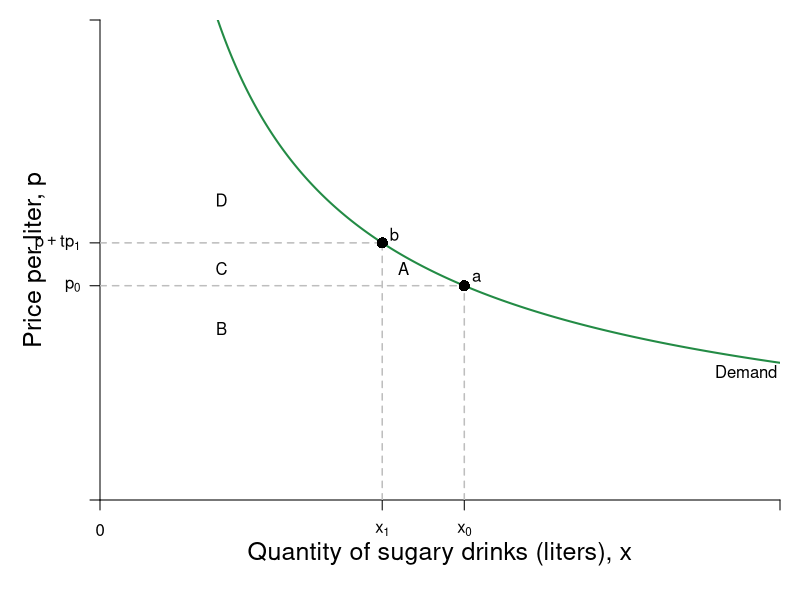

The R script that drew this image:
pdf(file = "indmarketdemand/sugar_bev_demand.pdf", width = 9, height = 7)

#Set parameters for graphics
axislabelsize <- 1.5
labelsize <- 1.2
graphlinewidth <- 2
segmentlinewidth <- 1.5

COL <- c("#7fc97f", "#beaed4", "#fdc086", "#ffff99", "#386cb0", "#f0027f", "#bf5b17", "#666666")
COLA <- c("#e0f3db", "#99d8c9","#66c2a4","#41ae76", "#238b45", "#005824")
COLB <- c("#c6dbef", "#4eb3d3", "#2b8cbe", "#0868ac","#084081")
COLC <- c("#fcfbfd", "#efedf5", "#dadaeb", "#bcbddc", "#9e9ac8", "#807dba", "#6a51a3", "#54278f", "#3f007d")

par(mar =  c(5, 5, 1, 1))

indiffA <- function(x, alpha = 0.5, uA = 5) {
  (uA / x^alpha)^(1/(1 - alpha))
}

cef <- function(x, e = 1.4, k = 44.7982){
  k*(x^(-1/e))
}

#The inverse demand function to creat the relative points
cefinv <- function(p, e = 1.4, k = 44.7982){
  (p/k)^(-e)
}

xlims <- c(0, 280)
ylims <- c(0, 2.8)

npts <- 501 
x <- seq(xlims[1], xlims[2], length.out = npts)
y <- seq(ylims[1], ylims[2], length.out = npts) 

plot(0, 0, xlim = xlims, ylim = ylims, type = "n",
     xlab = expression(paste("")),
     ylab = expression(paste("")), 
     xaxt = "n", 
     yaxt = "n", 
     cex.lab = axislabelsize, 
     bty = "n",
     xaxs="i", 
     yaxs="i")


## Paremeters to enable editing points 
## I've assumed a tax of 20% to make this more visible 
## I'll comment on that in the caption
tax <- 1.2 #20 percent tax
prices <- c(1.25, 1.25*tax) 
xprices <- c(cefinv(prices[1]), cefinv(prices[2]))

ticksy <- c(0, prices[1], prices[2], ylims[2])
ylabels <- c(NA, expression(paste(p[0])), expression(paste(p + tp[1])), NA)
ticksx <- c(0, xprices[2], xprices[1], xlims[2])
xlabels <- c(0, expression(paste(x[1])), expression(paste(x[0])), NA)

axis(1, at = ticksx, pos = 0, labels = xlabels)
axis(2, at = ticksy, pos = 0, labels = ylabels, las = 1)

npts <- 500 
xx1 <- seq(xlims[1], xlims[2], length.out = npts)

#Label axes
mtext(expression(paste("Quantity of sugary drinks (liters), ", x)), side=1, line = 2.5, cex = axislabelsize)
text(-27, 0.5*ylims[2], expression(paste("Price per liter, ", p)), xpd = TRUE, cex = axislabelsize, srt = 90) 


# Segments
segments(xprices[1], 0, xprices[1], prices[1], lty = 2, col = "gray" , lwd = segmentlinewidth)
segments(0,  prices[1], xprices[1],  prices[1], lty = 2, col = "gray" , lwd = segmentlinewidth)

segments(0, prices[2], xprices[2], prices[2], lty = 2, col = "gray" , lwd = segmentlinewidth)
segments(xprices[2], 0, xprices[2], prices[2], lty = 2, col = "gray" , lwd = segmentlinewidth)


# Demand Curve
#lines(xx1, indiffA(xx1, alpha = 0.38723, uA = 7.98053), col = COLA[5], lwd = graphlinewidth)
lines(xx1, cef(xx1), col = COLA[5], lwd = graphlinewidth)
text(xlims[2] - 0.05*xlims[2], 0.75, expression(Demand))

# Points
points(xprices[1], prices[1], pch = 16, col = "black", cex = 1.5)
text(xprices[1] + 5, prices[1] + 0.05, expression(a))

points(xprices[2], prices[2], pch = 16, col = "black", cex = 1.5)
text(xprices[2] + 5, prices[2] + 0.05, expression(b))

# Label Regions
text(125, 1.35, expression(A))
text(50, 1, expression(B))
text(50, 1.35, expression(C))
text(50, 1.75, expression(D))




dev.off()
